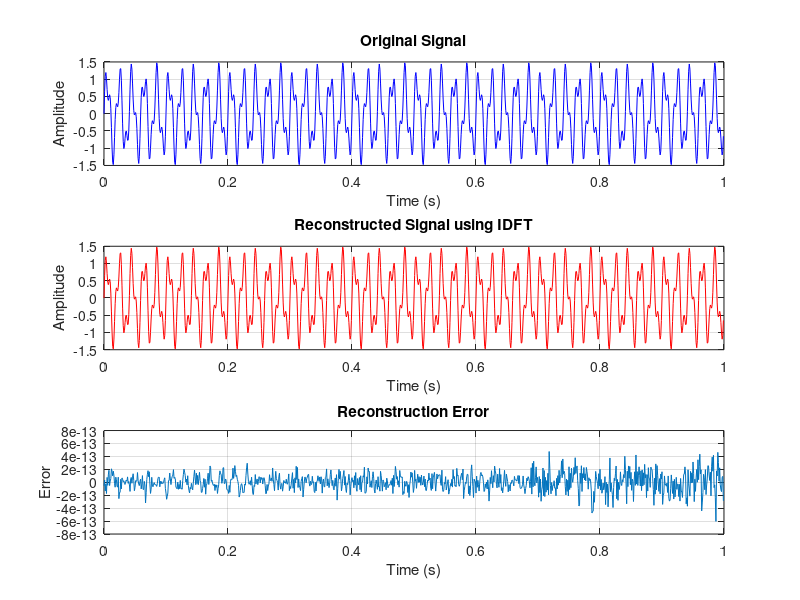

The MATLAB source for this figure:

clear;
clc;
close all;

%% 1. Signal parameters
fs = 1000;
N = 1000;
n = 0:N-1;
t = n/fs;

%% 2. Original signal
f1 = 50;
f2 = 120;

x = sin(2*pi*f1*t) + 0.5*sin(2*pi*f2*t);

%% 3. Direct DFT
X = zeros(1,N);

for k = 0:N-1
    X(k+1) = sum(x .* exp(-1j*2*pi*k*n/N));
end

%% 4. Direct Inverse DFT
x_reconstructed = zeros(1,N);

for n_idx = 0:N-1
    k = 0:N-1;

    x_reconstructed(n_idx+1) = ...
        (1/N)*sum(X .* exp(1j*2*pi*k*n_idx/N));
end

% Remove tiny imaginary numerical errors
x_reconstructed = real(x_reconstructed);

%% 5. Reconstruction error
error = x - x_reconstructed;

MSE = mean(error.^2);
max_error = max(abs(error));

fprintf('Mean Squared Error: %.3e\n', MSE);
fprintf('Maximum Error: %.3e\n', max_error);

%% 6. Visualization
figure;

subplot(3,1,1);
plot(t,x,'b');
title('Original Signal');
xlabel('Time (s)');
ylabel('Amplitude');
grid on;

subplot(3,1,2);
plot(t,x_reconstructed,'r');
title('Reconstructed Signal using IDFT');
xlabel('Time (s)');
ylabel('Amplitude');
grid on;

subplot(3,1,3);
plot(t,error);
title('Reconstruction Error');
xlabel('Time (s)');
ylabel('Error');
grid on;

%% 7. Save results
exportgraphics(gcf,'idft_result.png');
